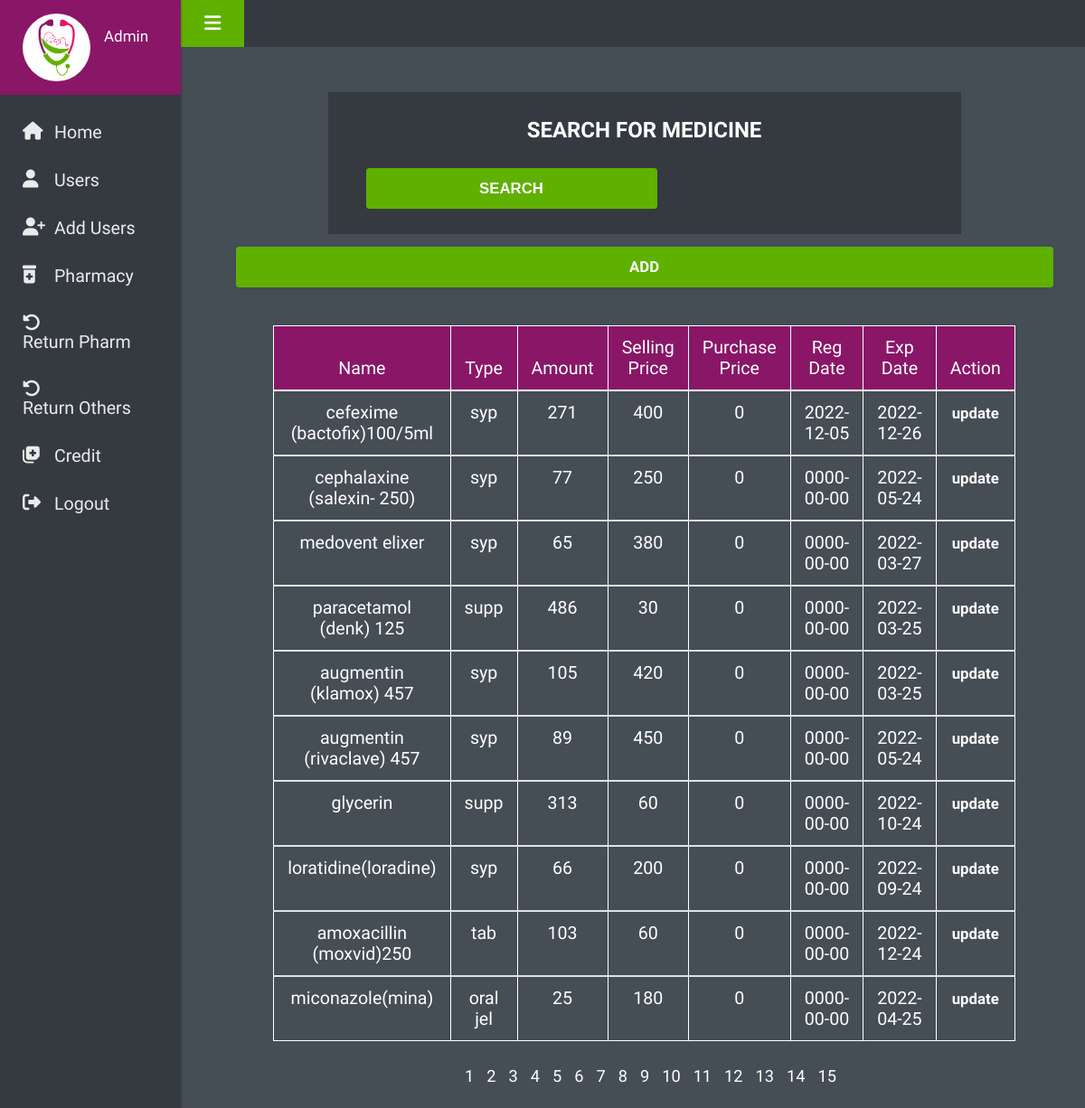
The page /Users/Admin/pharmacy.php (signed in) on the database its author committed.
### tables this page shows
CREATE TABLE `users` (
  `id` int(50) NOT NULL,
  `name` varchar(50) NOT NULL,
  `phone` varchar(50) NOT NULL,
  `password` varchar(50) NOT NULL,
  `role` int(50) NOT NULL
);

CREATE TABLE `meds` (
  `id` int(3) NOT NULL,
  `name` varchar(32) DEFAULT NULL,
  `type` varchar(11) DEFAULT NULL,
  `amount` int(50) DEFAULT NULL,
  `cost` double DEFAULT NULL,
  `price` double DEFAULT NULL,
  `date` date DEFAULT current_timestamp(),
  `exdate` date DEFAULT NULL
);

### Users/Admin/pharmacy.php (the view, shortened to what this page needs)
<?php
require '../../backend/db.php';
?>
<!DOCTYPE html>
<html lang="en">
<head>
	<link rel="stylesheet" href="https://cdnjs.cloudflare.com/ajax/libs/font-awesome/6.2.0/css/all.min.css" />
	<link rel="stylesheet" href="../styles/bootstrap.min.css" />
	<link href="https://cdn.jsdelivr.net/npm/bootstrap@5.0.2/dist/css/bootstrap.min.css" rel="stylesheet">
	<link rel="stylesheet" href="https://cdn.jsdelivr.net/npm/bootstrap-select@1.14.0-beta2/dist/css/bootstrap-select.min.css">
	<link rel="stylesheet" href="../styles/style.css" />
	<link rel="stylesheet" href="../styles/responsive.css" />
	<link rel="stylesheet" href="../styles/bootstrap-select.css" />
	<link rel="stylesheet" href="../styles/perfect-scrollbar.css" />
	<link rel="stylesheet" href="../styles/custom.css" />
</head>
<body class="dashboard dashboard_1">
	<div class="full_container">
		<div class="inner_container">
			<nav id="sidebar">
				<div class="sidebar_blog_1">
					<div class="sidebar_user_info">
						<div class="user_profle_side">
							<div class="user_img">
								<img class="img-responsive" src="../../img/logo.png" alt="#" />
							</div>
							<div class="user_info">
								<?php
								$phone = $_SESSION['user'];
								$sql = "SELECT * FROM `users` WHERE `phone` = '$phone'";
								$res = $conn->query($sql);
								while ($row = mysqli_fetch_assoc($res)) {
									$name = $row['name'];
								}
								?>
								<h6>
									<?php
									echo $name;
									?>
								</h6>
							</div>
						</div>
					</div>
				</div>
				<div class="sidebar_blog_2">
					<?php
					include './side_nav.php';
					?>
				</div>
			</nav>
			<div id="content">
				<div class="topbar">
					<nav class="navbar navbar-expand-lg navbar-light">
						<div class="full">
							<button type="button" id="sidebarCollapse" class="sidebar_toggle">
								<i class="fa-solid fa-bars"></i>
							</button>
						</div>
					</nav>
				</div>
				<div class="midde_cont">
					<div class="container-fluid">
						<div class="info" id="info">
						</div>
						<form action="" method="GET" class="search" id="search_med">
							<h3>Search For Medicine</h3>
							<div class="search-form">
								<input type="submit" name="searching" value="SEARCH" class="btn">
							</div>
						</form>
						<a href="add.php" class="btn center">ADD</a>
						<?php
						if (isset($_GET['searching'])) {
							@$med_name = $_GET['med'];
							$search_sql = "SELECT * FROM `meds` WHERE `name` = '$med_name'";
							$rs = $conn->query($search_sql);
							echo "
									<table class='table'>
									<thead>
										<th>Name</th>
										<th>Type</th>
										<th>Amount</th>
										<th>Selling Price</th>
										<th>Purchase Price</th>
										<th>Reg Date</th>
										<th>Exp Date</th>
										<th>Action</th>
									</thead>
									";
							if ($rs) {
								while ($result = $rs->fetch_assoc()) {
									$id = $result['id'];
									$card = $result['name'];
									$pt_name = $result['type'];
									$amount = $result['amount'];
									$org_price = $result['cost'];
									$sell_price = $result['price'];
									$reg_date = $result['date'];
									$exp_date = $result['exdate'];
									echo "
												<tbody>
													<tr>
														<td data-label='Name'>$card</td>
														<td data-label='Type'>$pt_name</td>
														<td data-label='amount'>$amount</td>
														<td data-label='Cost'>$org_price</td>
														<td data-label='Price'>$sell_price</td>
														<td data-label='Reg Date'>$reg_date</td>
														<td data-label='Exp Date'>$exp_date</td>
														<td>
														<a href='./upd_med.php?id=$id'>update</a>
														</td>
													</tr>
												</tbody>
												";
								}
							} else {
								echo $conn->error;
							}
							echo "</table>";
						} else if (!isset($_GET['searching'])) {
							echo "
									<table class='table'>
									<thead>
										<th>Name</th>
										<th>Type</th>
										<th>Amount</th>
										<th>Selling Price</th>
										<th>Purchase Price</th>
										<th>Reg Date</th>
										<th>Exp Date</th>
										<th>Action</th>
									</thead>
									";
									$results_per_page = 10;
									$sql = 'SELECT * FROM `meds` ';
									$result = mysqli_query($conn, $sql);
									$number_of_results = mysqli_num_rows($result);
									$number_of_pages = ceil($number_of_results / $results_per_page);
									if (!isset($_GET['page'])) {
										$page = 1;
									} else {
										$page = $_GET['page'];
									}
									$this_page_first_result = ($page - 1) * $results_per_page;
									$sql = 'SELECT * FROM `meds` ORDER BY `id` ASC LIMIT ' . $this_page_first_result . ',' .  $results_per_page;
									$result = mysqli_query($con, $sql);
									while ($row = mysqli_fetch_array($result)) {
										$id = $row['id'];
										$card = $row['name'];
										$pt_name = $row['type'];
										$amount = $row['amount'];
										$org_price = $row['cost'];
										$sell_price = $row['price'];
										$reg_date = $row['date'];
										$exp_date = $row['exdate'];
										echo "
												<tbody>
													<tr>
														<td data-label='Name'>$card</td>
														<td data-label='Type'>$pt_name</td>
														<td data-label='amount'>$amount</td>
														<td data-label='Cost'>$org_price</td>
														<td data-label='Price'>$sell_price</td>
														<td data-label='Reg Date'>$reg_date</td>
														<td data-label='Exp Date'>$exp_date</td>
														<td>
														<a href='./upd_med.php?id=$id'>update</a>
														</td>
													</tr>
												</tbody>
												";
									}
							echo "</table>";
							echo '<div class="pagination">';
							for ($page = 1; $page <= $number_of_pages; $page++) {
								?>
								<a class="<?php if(@$_GET['page'] == $page){echo 'current_page';}  ?>" href="pharmacy.php?page=<?php echo $page;  ?>"><?php echo $page;  ?></a>
								<?php
							}
							echo '</div>';
						}
						?>
					</div>
				</div>
			</div>
		</div>
	</div>
</body>
</html>

### Users/styles/style.css (style rules this page uses)
* { margin: 0; padding: 0; outline: none !important; box-sizing: border-box; }
html, body { color: #898989; font-size: 14px; font-family: 'Poppins', sans-serif; line-height: normal; font-weight: 300; overflow-x: hidden !important; }
a { color: #1f1f1f; text-decoration: none !important; outline: none !important; -webkit-transition: all .3s ease-in-out; -moz-transition: all .3s ease-in-out; -ms-transition: all .3s ease-in-out; -o-transition: all .3s ease-in-out; transition: all .3s ease-in-out; }
h1, h2, h3, h4, h5, h6 { letter-spacing: 0; font-weight: normal; position: relative; padding: 0; font-weight: normal; line-height: normal; color: #fff; margin: 0 }
.img-responsive { max-width: 100%; }
h3 { font-size: 18px }
h6 { font-size: 13px }
a { color: #898989; text-decoration: none; outline: none; }
a, .btn { text-decoration: none !important; outline: none !important; -webkit-transition: all .3s ease-in-out; -moz-transition: all .3s ease-in-out; -ms-transition: all .3s ease-in-out; -o-transition: all .3s ease-in-out; transition: all .3s ease-in-out; }
button i { color: #fff; }
h3 { font-size: 24px; color: #fff; line-height: normal; font-weight: 700; text-transform: uppercase; }
button, input, select, textarea, option { font-family: 'Poppins', sans-serif; }
.full { width: 100%; float: left; }
.center { display: flex; justify-content: center; }
.full_container { width: 100%; max-width: 100%; padding: 0; margin: 0; }
.inner_container { padding: 0; margin: 0; display: flex; }
.topbar { position: fixed; width: 100%; padding-left: 200px; z-index: 2; top: 0; transition: ease all 0.3s; left: 0; }
.topbar .navbar { margin: 0; }
.sidebar_toggle { border: none; padding: 14px 26px 14px; font-size: 21px; margin-right: 0; cursor: pointer; float: left; }
i, span { display: inline-block; }
#sidebar { min-width: 200px; max-width: 200px; color: #fff; transition: all 0.3s; position: relative; z-index: 11; box-shadow: 0 0 3px 0px rgba(0, 0, 0, 0.4); float: left; width: 100%; position: fixed; height: 100%; overflow: auto; }
.sidebar_blog_1, .sidebar_blog_2, .sidebar_blog_3 { float: left; width: 100%; }
#content { width: 100%; min-height: 100vh; transition: ease all 0.3s; position: relative; padding: 60px 25px 25px 250px; }
.topbar .navbar { padding: 0; background: #15283c; border: none; border-radius: 0; }
.user_profle_side { display: flex; }
.sidebar_user_info { padding: 15px 25px; }
.user_img img { border-radius: 100% 100%; }
.user_info { margin: 0 0 0 15px; padding-top: 15px; }
.user_info h6 { font-size: 17px; font-weight: 500; color: #fff; letter-spacing: 0; }
.user_img { width: 75px; height: 75px; float: left; }
.btn { font-size: 14px; }
.table thead th { font-weight: 400; }

### Users/styles/perfect-scrollbar.css (style rules this page uses)
.ps { overflow: hidden !important; overflow-anchor: none; -ms-overflow-style: none; touch-action: auto; -ms-touch-action: auto; }

### rows shown on the page
users: name "Admin"
meds: name "cefexime (bactofix)100/5ml", type "syp", amount "271", cost "400", price "0", date "2022-12-05", exdate "2022-12-26"
meds: name "cephalaxine (salexin- 250)", type "syp", amount "77", cost "250", price "0", date "0000-00-00", exdate "2022-05-24"
meds: name "medovent elixer", type "syp", amount "65", cost "380", price "0", date "0000-00-00", exdate "2022-03-27"
meds: name "paracetamol (denk) 125", type "supp", amount "486", cost "30", price "0", date "0000-00-00", exdate "2022-03-25"
meds: name "augmentin (klamox) 457", type "syp", amount "105", cost "420", price "0", date "0000-00-00", exdate "2022-03-25"
meds: name "augmentin (rivaclave) 457", type "syp", amount "89", cost "450", price "0", date "0000-00-00", exdate "2022-05-24"
meds: name "glycerin", type "supp", amount "313", cost "60", price "0", date "0000-00-00", exdate "2022-10-24"
meds: name "loratidine(loradine)", type "syp", amount "66", cost "200", price "0", date "0000-00-00", exdate "2022-09-24"
meds: name "amoxacillin (moxvid)250", type "tab", amount "103", cost "60", price "0", date "0000-00-00", exdate "2022-12-24"
meds: name "miconazole(mina)", type "oral jel", amount "25", cost "180", price "0", date "0000-00-00", exdate "2022-04-25"
